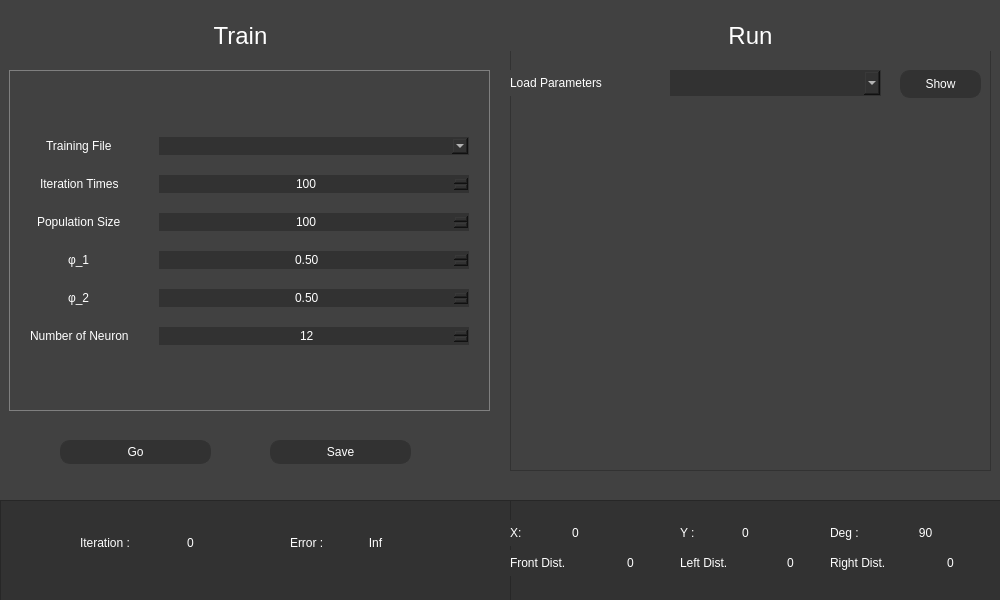
<?xml version="1.0" encoding="UTF-8"?>
<ui version="4.0">
 <class>MainWindow</class>
 <widget class="QMainWindow" name="MainWindow">
  <property name="windowModality">
   <enum>Qt::NonModal</enum>
  </property>
  <property name="enabled">
   <bool>true</bool>
  </property>
  <property name="geometry">
   <rect>
    <x>0</x>
    <y>0</y>
    <width>1000</width>
    <height>600</height>
   </rect>
  </property>
  <property name="windowTitle">
   <string>MainWindow</string>
  </property>
  <property name="layoutDirection">
   <enum>Qt::LeftToRight</enum>
  </property>
  <property name="styleSheet">
   <string notr="true">background-color: rgb(65, 65, 65);
font: 12pt &quot;Arial&quot;;</string>
  </property>
  <widget class="QWidget" name="centralwidget">
   <property name="enabled">
    <bool>true</bool>
   </property>
   <property name="styleSheet">
    <string notr="true">font: 12pt &quot;Arial&quot;;
color: rgb(255, 255, 255);
background-color: rgb(65, 65, 65);</string>
   </property>
   <widget class="QFrame" name="trainFormFrame">
    <property name="geometry">
     <rect>
      <x>9</x>
      <y>70</y>
      <width>481</width>
      <height>341</height>
     </rect>
    </property>
    <property name="styleSheet">
     <string notr="true">border: 1px solid rgb(127, 127, 127);
font: 12pt &quot;Arial&quot;;

color: rgb(255, 255, 255);
background-color: rgb(65, 65, 65);</string>
    </property>
    <layout class="QFormLayout" name="formLayout">
     <property name="fieldGrowthPolicy">
      <enum>QFormLayout::AllNonFixedFieldsGrow</enum>
     </property>
     <property name="rowWrapPolicy">
      <enum>QFormLayout::DontWrapRows</enum>
     </property>
     <property name="labelAlignment">
      <set>Qt::AlignCenter</set>
     </property>
     <property name="formAlignment">
      <set>Qt::AlignCenter</set>
     </property>
     <property name="horizontalSpacing">
      <number>30</number>
     </property>
     <property name="verticalSpacing">
      <number>20</number>
     </property>
     <property name="leftMargin">
      <number>20</number>
     </property>
     <property name="topMargin">
      <number>5</number>
     </property>
     <property name="rightMargin">
      <number>20</number>
     </property>
     <property name="bottomMargin">
      <number>5</number>
     </property>
     <item row="0" column="0">
      <widget class="QLabel" name="getTrainLabel">
       <property name="styleSheet">
        <string notr="true">border: 0px solid rgb(255, 255, 255)</string>
       </property>
       <property name="text">
        <string>Training File</string>
       </property>
      </widget>
     </item>
     <item row="0" column="1">
      <widget class="QComboBox" name="getTraincomboBox">
       <property name="styleSheet">
        <string notr="true">border: 1px solid rgb(50, 50, 50);
background-color:  rgb(50, 50, 50);</string>
       </property>
       <property name="maxVisibleItems">
        <number>3</number>
       </property>
      </widget>
     </item>
     <item row="1" column="0">
      <widget class="QLabel" name="iterLabel">
       <property name="styleSheet">
        <string notr="true">border: 0px solid rgb(255, 255, 255)</string>
       </property>
       <property name="text">
        <string>Iteration Times</string>
       </property>
      </widget>
     </item>
     <item row="1" column="1">
      <widget class="QSpinBox" name="iterTimesSpinBox">
       <property name="cursor">
        <cursorShape>ArrowCursor</cursorShape>
       </property>
       <property name="toolTip">
        <string/>
       </property>
       <property name="styleSheet">
        <string notr="true">border: 1px solid rgb(50, 50, 50);
background-color:  rgb(50, 50, 50);</string>
       </property>
       <property name="alignment">
        <set>Qt::AlignCenter</set>
       </property>
       <property name="minimum">
        <number>1</number>
       </property>
       <property name="maximum">
        <number>10000</number>
       </property>
       <property name="singleStep">
        <number>10</number>
       </property>
       <property name="value">
        <number>100</number>
       </property>
      </widget>
     </item>
     <item row="2" column="0">
      <widget class="QLabel" name="populationLabel">
       <property name="styleSheet">
        <string notr="true">border: 0px solid rgb(255, 255, 255)</string>
       </property>
       <property name="text">
        <string>Population Size</string>
       </property>
      </widget>
     </item>
     <item row="2" column="1">
      <widget class="QSpinBox" name="populationSpinBox">
       <property name="styleSheet">
        <string notr="true">border: 1px solid rgb(50, 50, 50);
background-color:  rgb(50, 50, 50);</string>
       </property>
       <property name="alignment">
        <set>Qt::AlignCenter</set>
       </property>
       <property name="minimum">
        <number>1</number>
       </property>
       <property name="maximum">
        <number>1000</number>
       </property>
       <property name="singleStep">
        <number>10</number>
       </property>
       <property name="value">
        <number>100</number>
       </property>
      </widget>
     </item>
     <item row="3" column="0">
      <widget class="QLabel" name="phi1Label">
       <property name="styleSheet">
        <string notr="true">border: 0px solid rgb(255, 255, 255)</string>
       </property>
       <property name="text">
        <string>φ_1</string>
       </property>
      </widget>
     </item>
     <item row="3" column="1">
      <widget class="QDoubleSpinBox" name="phi1doubleSpinBox">
       <property name="autoFillBackground">
        <bool>false</bool>
       </property>
       <property name="styleSheet">
        <string notr="true">border: 1px solid rgb(50, 50, 50);
background-color:  rgb(50, 50, 50);</string>
       </property>
       <property name="alignment">
        <set>Qt::AlignCenter</set>
       </property>
       <property name="readOnly">
        <bool>false</bool>
       </property>
       <property name="accelerated">
        <bool>false</bool>
       </property>
       <property name="maximum">
        <double>1.000000000000000</double>
       </property>
       <property name="singleStep">
        <double>0.100000000000000</double>
       </property>
       <property name="value">
        <double>0.500000000000000</double>
       </property>
      </widget>
     </item>
     <item row="4" column="0">
      <widget class="QLabel" name="phi2Label">
       <property name="styleSheet">
        <string notr="true">border: 0px solid rgb(255, 255, 255)</string>
       </property>
       <property name="text">
        <string>φ_2</string>
       </property>
      </widget>
     </item>
     <item row="4" column="1">
      <widget class="QDoubleSpinBox" name="phi2DoubleSpinBox">
       <property name="styleSheet">
        <string notr="true">border: 1px solid rgb(50, 50, 50);
background-color:  rgb(50, 50, 50);</string>
       </property>
       <property name="alignment">
        <set>Qt::AlignCenter</set>
       </property>
       <property name="maximum">
        <double>1.000000000000000</double>
       </property>
       <property name="singleStep">
        <double>0.100000000000000</double>
       </property>
       <property name="value">
        <double>0.500000000000000</double>
       </property>
      </widget>
     </item>
     <item row="5" column="0">
      <widget class="QLabel" name="num_nLabel">
       <property name="styleSheet">
        <string notr="true">border: 0px solid rgb(255, 255, 255)</string>
       </property>
       <property name="text">
        <string>Number of Neuron</string>
       </property>
       <property name="textFormat">
        <enum>Qt::PlainText</enum>
       </property>
      </widget>
     </item>
     <item row="5" column="1">
      <widget class="QSpinBox" name="num_nSpinBox">
       <property name="cursor">
        <cursorShape>ArrowCursor</cursorShape>
       </property>
       <property name="toolTip">
        <string/>
       </property>
       <property name="styleSheet">
        <string notr="true">border: 1px solid rgb(50, 50, 50);
background-color:  rgb(50, 50, 50);</string>
       </property>
       <property name="alignment">
        <set>Qt::AlignCenter</set>
       </property>
       <property name="minimum">
        <number>1</number>
       </property>
       <property name="maximum">
        <number>1000</number>
       </property>
       <property name="singleStep">
        <number>1</number>
       </property>
       <property name="value">
        <number>12</number>
       </property>
      </widget>
     </item>
    </layout>
   </widget>
   <widget class="QLabel" name="headTrainLabel">
    <property name="geometry">
     <rect>
      <x>10</x>
      <y>20</y>
      <width>461</width>
      <height>31</height>
     </rect>
    </property>
    <property name="font">
     <font>
      <family>Arial</family>
      <pointsize>18</pointsize>
      <weight>50</weight>
      <italic>false</italic>
      <bold>false</bold>
     </font>
    </property>
    <property name="layoutDirection">
     <enum>Qt::LeftToRight</enum>
    </property>
    <property name="styleSheet">
     <string notr="true">font: 18pt &quot;Arial&quot;;
color: rgb(255, 255, 255);
background-color: rgb(65, 65, 65);</string>
    </property>
    <property name="text">
     <string>Train</string>
    </property>
    <property name="alignment">
     <set>Qt::AlignCenter</set>
    </property>
   </widget>
   <widget class="QPushButton" name="Save">
    <property name="geometry">
     <rect>
      <x>270</x>
      <y>440</y>
      <width>141</width>
      <height>24</height>
     </rect>
    </property>
    <property name="styleSheet">
     <string notr="true">QPushButton{
border: 1px solid rgb(50, 50, 50); border-radius:10px; padding:2px 4px;
background-color: rgb(50, 50, 50);
}
QPushButton:hover{background-color: rgb(170, 170, 170); color: black;}
QPushButton:pressed{background-color:rgb(200, 200, 200); border-style: inset; }</string>
    </property>
    <property name="text">
     <string>Save</string>
    </property>
    <property name="checkable">
     <bool>false</bool>
    </property>
    <property name="autoDefault">
     <bool>false</bool>
    </property>
   </widget>
   <widget class="QPushButton" name="Go">
    <property name="geometry">
     <rect>
      <x>60</x>
      <y>440</y>
      <width>151</width>
      <height>24</height>
     </rect>
    </property>
    <property name="styleSheet">
     <string notr="true">QPushButton{
border: 1px solid rgb(50, 50, 50); border-radius:10px; padding:2px 4px;
background-color: rgb(50, 50, 50);
}
QPushButton:hover{background-color: rgb(170, 170, 170); color: black;}
QPushButton:pressed{background-color:rgb(200, 200, 200); border-style: inset; }</string>
    </property>
    <property name="text">
     <string>Go</string>
    </property>
   </widget>
   <widget class="QFrame" name="frame">
    <property name="geometry">
     <rect>
      <x>510</x>
      <y>20</y>
      <width>481</width>
      <height>451</height>
     </rect>
    </property>
    <property name="styleSheet">
     <string notr="true">font: 12pt &quot;Arial&quot;;
color: rgb(255, 255, 255);
background-color: rgb(65, 65, 65);</string>
    </property>
    <property name="frameShape">
     <enum>QFrame::StyledPanel</enum>
    </property>
    <property name="frameShadow">
     <enum>QFrame::Raised</enum>
    </property>
    <widget class="QPushButton" name="showPushButton">
     <property name="geometry">
      <rect>
       <x>390</x>
       <y>50</y>
       <width>81</width>
       <height>28</height>
      </rect>
     </property>
     <property name="styleSheet">
      <string notr="true">QPushButton{
border: 1px solid rgb(50, 50, 50); border-radius:10px; padding:2px 4px;
background-color: rgb(50, 50, 50);
}
QPushButton:hover{background-color: rgb(170, 170, 170); color: black;}
QPushButton:pressed{background-color:rgb(200, 200, 200); border-style: inset; }</string>
     </property>
     <property name="text">
      <string>Show</string>
     </property>
    </widget>
    <widget class="QLabel" name="getParamLabel">
     <property name="geometry">
      <rect>
       <x>0</x>
       <y>50</y>
       <width>161</width>
       <height>26</height>
      </rect>
     </property>
     <property name="styleSheet">
      <string notr="true">border: 0px solid rgb(255, 255, 255)</string>
     </property>
     <property name="text">
      <string>Load Parameters</string>
     </property>
    </widget>
    <widget class="QComboBox" name="getParamcomboBox">
     <property name="geometry">
      <rect>
       <x>160</x>
       <y>50</y>
       <width>211</width>
       <height>26</height>
      </rect>
     </property>
     <property name="styleSheet">
      <string notr="true">border: 1px solid rgb(50, 50, 50);
background-color:  rgb(50, 50, 50);</string>
     </property>
     <property name="maxVisibleItems">
      <number>3</number>
     </property>
    </widget>
    <widget class="QLabel" name="runLabel">
     <property name="geometry">
      <rect>
       <x>0</x>
       <y>0</y>
       <width>481</width>
       <height>31</height>
      </rect>
     </property>
     <property name="font">
      <font>
       <family>Arial</family>
       <pointsize>18</pointsize>
       <weight>50</weight>
       <italic>false</italic>
       <bold>false</bold>
      </font>
     </property>
     <property name="layoutDirection">
      <enum>Qt::LeftToRight</enum>
     </property>
     <property name="styleSheet">
      <string notr="true">font: 18pt &quot;Arial&quot;;</string>
     </property>
     <property name="text">
      <string>Run</string>
     </property>
     <property name="alignment">
      <set>Qt::AlignCenter</set>
     </property>
    </widget>
   </widget>
   <widget class="QFrame" name="trainFrame">
    <property name="geometry">
     <rect>
      <x>0</x>
      <y>500</y>
      <width>511</width>
      <height>101</height>
     </rect>
    </property>
    <property name="styleSheet">
     <string notr="true">font: 12pt &quot;Arial&quot;;
background-color: rgb(50, 50, 50);</string>
    </property>
    <property name="frameShape">
     <enum>QFrame::StyledPanel</enum>
    </property>
    <property name="frameShadow">
     <enum>QFrame::Raised</enum>
    </property>
    <widget class="QLabel" name="IterLabel">
     <property name="geometry">
      <rect>
       <x>80</x>
       <y>30</y>
       <width>111</width>
       <height>26</height>
      </rect>
     </property>
     <property name="styleSheet">
      <string notr="true">border: 0px solid rgb(255, 255, 255)</string>
     </property>
     <property name="text">
      <string>Iteration : </string>
     </property>
    </widget>
    <widget class="QLabel" name="errorLabel">
     <property name="geometry">
      <rect>
       <x>290</x>
       <y>30</y>
       <width>71</width>
       <height>26</height>
      </rect>
     </property>
     <property name="styleSheet">
      <string notr="true">border: 0px solid rgb(255, 255, 255)</string>
     </property>
     <property name="text">
      <string>Error : </string>
     </property>
    </widget>
    <widget class="QLabel" name="IterNumLabel">
     <property name="geometry">
      <rect>
       <x>170</x>
       <y>30</y>
       <width>41</width>
       <height>26</height>
      </rect>
     </property>
     <property name="styleSheet">
      <string notr="true">border: 0px solid rgb(255, 255, 255)</string>
     </property>
     <property name="text">
      <string>0</string>
     </property>
     <property name="alignment">
      <set>Qt::AlignCenter</set>
     </property>
    </widget>
    <widget class="QLabel" name="errorNumLabel">
     <property name="geometry">
      <rect>
       <x>350</x>
       <y>30</y>
       <width>51</width>
       <height>26</height>
      </rect>
     </property>
     <property name="styleSheet">
      <string notr="true">border: 0px solid rgb(255, 255, 255)</string>
     </property>
     <property name="text">
      <string>Inf</string>
     </property>
     <property name="alignment">
      <set>Qt::AlignCenter</set>
     </property>
    </widget>
   </widget>
   <widget class="QFrame" name="headFrame">
    <property name="geometry">
     <rect>
      <x>510</x>
      <y>500</y>
      <width>491</width>
      <height>101</height>
     </rect>
    </property>
    <property name="styleSheet">
     <string notr="true">font: 12pt &quot;Arial&quot;;
background-color: rgb(50, 50, 50);</string>
    </property>
    <property name="frameShape">
     <enum>QFrame::StyledPanel</enum>
    </property>
    <property name="frameShadow">
     <enum>QFrame::Raised</enum>
    </property>
    <widget class="QLabel" name="xLabel">
     <property name="geometry">
      <rect>
       <x>0</x>
       <y>20</y>
       <width>21</width>
       <height>26</height>
      </rect>
     </property>
     <property name="styleSheet">
      <string notr="true">border: 0px solid rgb(255, 255, 255)</string>
     </property>
     <property name="text">
      <string>X:</string>
     </property>
    </widget>
    <widget class="QLabel" name="yLabel">
     <property name="geometry">
      <rect>
       <x>170</x>
       <y>20</y>
       <width>31</width>
       <height>26</height>
      </rect>
     </property>
     <property name="styleSheet">
      <string notr="true">border: 0px solid rgb(255, 255, 255)</string>
     </property>
     <property name="text">
      <string>Y : </string>
     </property>
    </widget>
    <widget class="QLabel" name="xNumLabel">
     <property name="geometry">
      <rect>
       <x>40</x>
       <y>20</y>
       <width>51</width>
       <height>26</height>
      </rect>
     </property>
     <property name="styleSheet">
      <string notr="true">border: 0px solid rgb(255, 255, 255)</string>
     </property>
     <property name="text">
      <string>0</string>
     </property>
     <property name="alignment">
      <set>Qt::AlignCenter</set>
     </property>
    </widget>
    <widget class="QLabel" name="degLabel">
     <property name="geometry">
      <rect>
       <x>320</x>
       <y>20</y>
       <width>61</width>
       <height>26</height>
      </rect>
     </property>
     <property name="styleSheet">
      <string notr="true">border: 0px solid rgb(255, 255, 255)</string>
     </property>
     <property name="text">
      <string>Deg : </string>
     </property>
    </widget>
    <widget class="QLabel" name="fdLabel">
     <property name="geometry">
      <rect>
       <x>0</x>
       <y>50</y>
       <width>121</width>
       <height>26</height>
      </rect>
     </property>
     <property name="styleSheet">
      <string notr="true">border: 0px solid rgb(255, 255, 255)</string>
     </property>
     <property name="text">
      <string>Front Dist.</string>
     </property>
    </widget>
    <widget class="QLabel" name="ldLabel">
     <property name="geometry">
      <rect>
       <x>170</x>
       <y>50</y>
       <width>121</width>
       <height>26</height>
      </rect>
     </property>
     <property name="styleSheet">
      <string notr="true">border: 0px solid rgb(255, 255, 255)</string>
     </property>
     <property name="text">
      <string>Left Dist.</string>
     </property>
    </widget>
    <widget class="QLabel" name="rdLabel">
     <property name="geometry">
      <rect>
       <x>320</x>
       <y>50</y>
       <width>121</width>
       <height>26</height>
      </rect>
     </property>
     <property name="styleSheet">
      <string notr="true">border: 0px solid rgb(255, 255, 255)</string>
     </property>
     <property name="text">
      <string>Right Dist.</string>
     </property>
    </widget>
    <widget class="QLabel" name="yNumLabel">
     <property name="geometry">
      <rect>
       <x>210</x>
       <y>20</y>
       <width>51</width>
       <height>26</height>
      </rect>
     </property>
     <property name="styleSheet">
      <string notr="true">border: 0px solid rgb(255, 255, 255)</string>
     </property>
     <property name="text">
      <string>0</string>
     </property>
     <property name="alignment">
      <set>Qt::AlignCenter</set>
     </property>
    </widget>
    <widget class="QLabel" name="degNumLabel">
     <property name="geometry">
      <rect>
       <x>390</x>
       <y>20</y>
       <width>51</width>
       <height>26</height>
      </rect>
     </property>
     <property name="styleSheet">
      <string notr="true">border: 0px solid rgb(255, 255, 255)</string>
     </property>
     <property name="text">
      <string>90</string>
     </property>
     <property name="alignment">
      <set>Qt::AlignCenter</set>
     </property>
    </widget>
    <widget class="QLabel" name="fdNumLabel">
     <property name="geometry">
      <rect>
       <x>100</x>
       <y>50</y>
       <width>41</width>
       <height>26</height>
      </rect>
     </property>
     <property name="styleSheet">
      <string notr="true">border: 0px solid rgb(255, 255, 255)</string>
     </property>
     <property name="text">
      <string>0</string>
     </property>
     <property name="alignment">
      <set>Qt::AlignCenter</set>
     </property>
    </widget>
    <widget class="QLabel" name="ldNumLabel">
     <property name="geometry">
      <rect>
       <x>260</x>
       <y>50</y>
       <width>41</width>
       <height>26</height>
      </rect>
     </property>
     <property name="styleSheet">
      <string notr="true">border: 0px solid rgb(255, 255, 255)</string>
     </property>
     <property name="text">
      <string>0</string>
     </property>
     <property name="alignment">
      <set>Qt::AlignCenter</set>
     </property>
    </widget>
    <widget class="QLabel" name="rdNumLabel">
     <property name="geometry">
      <rect>
       <x>420</x>
       <y>50</y>
       <width>41</width>
       <height>26</height>
      </rect>
     </property>
     <property name="styleSheet">
      <string notr="true">border: 0px solid rgb(255, 255, 255)</string>
     </property>
     <property name="text">
      <string>0</string>
     </property>
     <property name="alignment">
      <set>Qt::AlignCenter</set>
     </property>
    </widget>
   </widget>
  </widget>
 </widget>
 <resources/>
 <connections/>
</ui>
